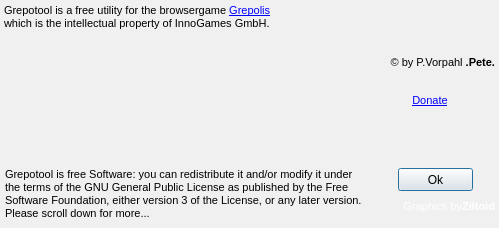
<?xml version="1.0" encoding="UTF-8"?>
<ui version="4.0">
 <class>DlgAbout</class>
 <widget class="QDialog" name="DlgAbout">
  <property name="geometry">
   <rect>
    <x>0</x>
    <y>0</y>
    <width>499</width>
    <height>228</height>
   </rect>
  </property>
  <property name="sizePolicy">
   <sizepolicy hsizetype="Fixed" vsizetype="Fixed">
    <horstretch>0</horstretch>
    <verstretch>0</verstretch>
   </sizepolicy>
  </property>
  <property name="windowTitle">
   <string>Grepotool 1.0 alpha</string>
  </property>
  <property name="windowIcon">
   <iconset>
    <normaloff>:/icons/gt.ico</normaloff>:/icons/gt.ico</iconset>
  </property>
  <property name="styleSheet">
   <string notr="true">background-image:url(:/icons/splash.png);
background-repeat:no-repeat;
background-position:left top;
background-attachment:fixed;
</string>
  </property>
  <widget class="QTextBrowser" name="_text">
   <property name="geometry">
    <rect>
     <x>0</x>
     <y>0</y>
     <width>304</width>
     <height>76</height>
    </rect>
   </property>
   <property name="palette">
    <palette>
     <active>
      <colorrole role="Button">
       <brush brushstyle="SolidPattern">
        <color alpha="0">
         <red>240</red>
         <green>240</green>
         <blue>240</blue>
        </color>
       </brush>
      </colorrole>
      <colorrole role="Light">
       <brush brushstyle="SolidPattern">
        <color alpha="255">
         <red>240</red>
         <green>240</green>
         <blue>240</blue>
        </color>
       </brush>
      </colorrole>
      <colorrole role="Base">
       <brush brushstyle="SolidPattern">
        <color alpha="0">
         <red>240</red>
         <green>240</green>
         <blue>240</blue>
        </color>
       </brush>
      </colorrole>
      <colorrole role="Window">
       <brush brushstyle="SolidPattern">
        <color alpha="0">
         <red>240</red>
         <green>240</green>
         <blue>240</blue>
        </color>
       </brush>
      </colorrole>
      <colorrole role="AlternateBase">
       <brush brushstyle="SolidPattern">
        <color alpha="0">
         <red>246</red>
         <green>246</green>
         <blue>246</blue>
        </color>
       </brush>
      </colorrole>
      <colorrole role="NoRole">
       <brush brushstyle="SolidPattern">
        <color alpha="0">
         <red>0</red>
         <green>0</green>
         <blue>0</blue>
        </color>
       </brush>
      </colorrole>
     </active>
     <inactive>
      <colorrole role="Button">
       <brush brushstyle="SolidPattern">
        <color alpha="0">
         <red>240</red>
         <green>240</green>
         <blue>240</blue>
        </color>
       </brush>
      </colorrole>
      <colorrole role="Light">
       <brush brushstyle="SolidPattern">
        <color alpha="255">
         <red>240</red>
         <green>240</green>
         <blue>240</blue>
        </color>
       </brush>
      </colorrole>
      <colorrole role="Base">
       <brush brushstyle="SolidPattern">
        <color alpha="0">
         <red>240</red>
         <green>240</green>
         <blue>240</blue>
        </color>
       </brush>
      </colorrole>
      <colorrole role="Window">
       <brush brushstyle="SolidPattern">
        <color alpha="0">
         <red>240</red>
         <green>240</green>
         <blue>240</blue>
        </color>
       </brush>
      </colorrole>
      <colorrole role="AlternateBase">
       <brush brushstyle="SolidPattern">
        <color alpha="0">
         <red>246</red>
         <green>246</green>
         <blue>246</blue>
        </color>
       </brush>
      </colorrole>
      <colorrole role="NoRole">
       <brush brushstyle="SolidPattern">
        <color alpha="0">
         <red>0</red>
         <green>0</green>
         <blue>0</blue>
        </color>
       </brush>
      </colorrole>
     </inactive>
     <disabled>
      <colorrole role="Button">
       <brush brushstyle="SolidPattern">
        <color alpha="0">
         <red>240</red>
         <green>240</green>
         <blue>240</blue>
        </color>
       </brush>
      </colorrole>
      <colorrole role="Light">
       <brush brushstyle="SolidPattern">
        <color alpha="255">
         <red>240</red>
         <green>240</green>
         <blue>240</blue>
        </color>
       </brush>
      </colorrole>
      <colorrole role="Base">
       <brush brushstyle="SolidPattern">
        <color alpha="0">
         <red>240</red>
         <green>240</green>
         <blue>240</blue>
        </color>
       </brush>
      </colorrole>
      <colorrole role="Window">
       <brush brushstyle="SolidPattern">
        <color alpha="0">
         <red>240</red>
         <green>240</green>
         <blue>240</blue>
        </color>
       </brush>
      </colorrole>
      <colorrole role="AlternateBase">
       <brush brushstyle="SolidPattern">
        <color alpha="0">
         <red>246</red>
         <green>246</green>
         <blue>246</blue>
        </color>
       </brush>
      </colorrole>
      <colorrole role="NoRole">
       <brush brushstyle="SolidPattern">
        <color alpha="0">
         <red>0</red>
         <green>0</green>
         <blue>0</blue>
        </color>
       </brush>
      </colorrole>
     </disabled>
    </palette>
   </property>
   <property name="styleSheet">
    <string notr="true"/>
   </property>
   <property name="frameShape">
    <enum>QFrame::NoFrame</enum>
   </property>
   <property name="verticalScrollBarPolicy">
    <enum>Qt::ScrollBarAlwaysOff</enum>
   </property>
   <property name="horizontalScrollBarPolicy">
    <enum>Qt::ScrollBarAlwaysOff</enum>
   </property>
   <property name="html">
    <string>&lt;!DOCTYPE HTML PUBLIC &quot;-//W3C//DTD HTML 4.0//EN&quot; &quot;http://www.w3.org/TR/REC-html40/strict.dtd&quot;&gt;
&lt;html&gt;&lt;head&gt;&lt;meta name=&quot;qrichtext&quot; content=&quot;1&quot; /&gt;&lt;style type=&quot;text/css&quot;&gt;
p, li { white-space: pre-wrap; }
&lt;/style&gt;&lt;/head&gt;&lt;body style=&quot; font-family:'MS Shell Dlg 2'; font-size:8.25pt; font-weight:400; font-style:normal;&quot;&gt;
&lt;p style=&quot; margin-top:12px; margin-bottom:12px; margin-left:0px; margin-right:0px; -qt-block-indent:0; text-indent:0px;&quot;&gt;&lt;span style=&quot; font-size:8pt;&quot;&gt;Grepotool is a free utility for the browsergame &lt;/span&gt;&lt;a href=&quot;http://www.grepolis.com&quot;&gt;&lt;span style=&quot; font-size:8pt; text-decoration: underline; color:#0000ff;&quot;&gt;Grepolis&lt;/span&gt;&lt;/a&gt;&lt;span style=&quot; font-size:8pt;&quot;&gt; which is the intellectual property of InnoGames GmbH. &lt;/span&gt;&lt;/p&gt;&lt;/body&gt;&lt;/html&gt;</string>
   </property>
   <property name="textInteractionFlags">
    <set>Qt::LinksAccessibleByKeyboard|Qt::LinksAccessibleByMouse</set>
   </property>
   <property name="openExternalLinks">
    <bool>true</bool>
   </property>
  </widget>
  <widget class="QTextBrowser" name="_text_2">
   <property name="geometry">
    <rect>
     <x>1</x>
     <y>164</y>
     <width>368</width>
     <height>58</height>
    </rect>
   </property>
   <property name="palette">
    <palette>
     <active>
      <colorrole role="Base">
       <brush brushstyle="SolidPattern">
        <color alpha="0">
         <red>255</red>
         <green>255</green>
         <blue>255</blue>
        </color>
       </brush>
      </colorrole>
     </active>
     <inactive>
      <colorrole role="Base">
       <brush brushstyle="SolidPattern">
        <color alpha="0">
         <red>255</red>
         <green>255</green>
         <blue>255</blue>
        </color>
       </brush>
      </colorrole>
     </inactive>
     <disabled>
      <colorrole role="Base">
       <brush brushstyle="SolidPattern">
        <color alpha="255">
         <red>240</red>
         <green>240</green>
         <blue>240</blue>
        </color>
       </brush>
      </colorrole>
     </disabled>
    </palette>
   </property>
   <property name="styleSheet">
    <string notr="true">background-image:url(:/icons/splash.png);
background-repeat:no-repeat;
background-position:left bottom;
background-attachment:fixed;</string>
   </property>
   <property name="frameShape">
    <enum>QFrame::NoFrame</enum>
   </property>
   <property name="frameShadow">
    <enum>QFrame::Plain</enum>
   </property>
   <property name="verticalScrollBarPolicy">
    <enum>Qt::ScrollBarAlwaysOff</enum>
   </property>
   <property name="horizontalScrollBarPolicy">
    <enum>Qt::ScrollBarAlwaysOff</enum>
   </property>
   <property name="html">
    <string>&lt;!DOCTYPE HTML PUBLIC &quot;-//W3C//DTD HTML 4.0//EN&quot; &quot;http://www.w3.org/TR/REC-html40/strict.dtd&quot;&gt;
&lt;html&gt;&lt;head&gt;&lt;meta name=&quot;qrichtext&quot; content=&quot;1&quot; /&gt;&lt;style type=&quot;text/css&quot;&gt;
p, li { white-space: pre-wrap; }
&lt;/style&gt;&lt;/head&gt;&lt;body style=&quot; font-family:'MS Shell Dlg 2'; font-size:8.25pt; font-weight:400; font-style:normal;&quot;&gt;
&lt;p style=&quot; margin-top:0px; margin-bottom:0px; margin-left:0px; margin-right:0px; -qt-block-indent:0; text-indent:0px;&quot;&gt;&lt;span style=&quot; font-size:8pt;&quot;&gt;Grepotool is free Software: you can redistribute it and/or modify it under the terms of the GNU General Public License as published by the Free Software Foundation, either version 3 of the License, or any later version. &lt;/span&gt;&lt;/p&gt;
&lt;p style=&quot; margin-top:0px; margin-bottom:0px; margin-left:0px; margin-right:0px; -qt-block-indent:0; text-indent:0px;&quot;&gt;&lt;span style=&quot; font-size:8pt;&quot;&gt;Please scroll down for more...&lt;/span&gt;&lt;/p&gt;
&lt;p style=&quot;-qt-paragraph-type:empty; margin-top:0px; margin-bottom:0px; margin-left:0px; margin-right:0px; -qt-block-indent:0; text-indent:0px; font-size:8pt;&quot;&gt;&lt;/p&gt;
&lt;p style=&quot; margin-top:0px; margin-bottom:0px; margin-left:0px; margin-right:0px; -qt-block-indent:0; text-indent:0px;&quot;&gt;&lt;span style=&quot; font-size:8pt;&quot;&gt;Grepotool is distributed in the hope that it will be useful, but WITHOUT ANY WARRANTY; without even the implied warranty of MERCHANTABILITY or FITNESS FOR A PARTICULAR PURPOSE. See the GNU General Public License for more details. &lt;/span&gt;&lt;/p&gt;
&lt;p style=&quot;-qt-paragraph-type:empty; margin-top:0px; margin-bottom:0px; margin-left:0px; margin-right:0px; -qt-block-indent:0; text-indent:0px; font-size:8pt;&quot;&gt;&lt;/p&gt;
&lt;p style=&quot; margin-top:0px; margin-bottom:0px; margin-left:0px; margin-right:0px; -qt-block-indent:0; text-indent:0px;&quot;&gt;&lt;span style=&quot; font-size:8pt;&quot;&gt;You should have received a copy of the GNU General Public License along with Grepotool; see the file 'GPL.txt' in the base directory of your installation. If not, see &lt;/span&gt;&lt;a href=&quot;http://www.gnu.org/licenses/&quot;&gt;&lt;span style=&quot; font-size:8pt; text-decoration: underline; color:#0000ff;&quot;&gt;'http://www.gnu.org/licenses/'&lt;/span&gt;&lt;/a&gt;&lt;span style=&quot; font-size:8pt;&quot;&gt;.&lt;/span&gt;&lt;/p&gt;&lt;/body&gt;&lt;/html&gt;</string>
   </property>
  </widget>
  <widget class="QTextBrowser" name="_text_3">
   <property name="geometry">
    <rect>
     <x>0</x>
     <y>0</y>
     <width>501</width>
     <height>236</height>
    </rect>
   </property>
   <property name="palette">
    <palette>
     <active>
      <colorrole role="Light">
       <brush brushstyle="SolidPattern">
        <color alpha="255">
         <red>240</red>
         <green>240</green>
         <blue>240</blue>
        </color>
       </brush>
      </colorrole>
      <colorrole role="Base">
       <brush brushstyle="SolidPattern">
        <color alpha="255">
         <red>240</red>
         <green>240</green>
         <blue>240</blue>
        </color>
       </brush>
      </colorrole>
     </active>
     <inactive>
      <colorrole role="Light">
       <brush brushstyle="SolidPattern">
        <color alpha="255">
         <red>240</red>
         <green>240</green>
         <blue>240</blue>
        </color>
       </brush>
      </colorrole>
      <colorrole role="Base">
       <brush brushstyle="SolidPattern">
        <color alpha="255">
         <red>240</red>
         <green>240</green>
         <blue>240</blue>
        </color>
       </brush>
      </colorrole>
     </inactive>
     <disabled>
      <colorrole role="Light">
       <brush brushstyle="SolidPattern">
        <color alpha="255">
         <red>240</red>
         <green>240</green>
         <blue>240</blue>
        </color>
       </brush>
      </colorrole>
      <colorrole role="Base">
       <brush brushstyle="SolidPattern">
        <color alpha="255">
         <red>240</red>
         <green>240</green>
         <blue>240</blue>
        </color>
       </brush>
      </colorrole>
     </disabled>
    </palette>
   </property>
   <property name="styleSheet">
    <string notr="true">background-image:url(:/icons/about.png);
background-repeat:no-repeat;
background-position:-360 0;
background-attachment:fixed;</string>
   </property>
   <property name="frameShape">
    <enum>QFrame::NoFrame</enum>
   </property>
   <property name="verticalScrollBarPolicy">
    <enum>Qt::ScrollBarAlwaysOff</enum>
   </property>
   <property name="horizontalScrollBarPolicy">
    <enum>Qt::ScrollBarAlwaysOff</enum>
   </property>
   <property name="html">
    <string>&lt;!DOCTYPE HTML PUBLIC &quot;-//W3C//DTD HTML 4.0//EN&quot; &quot;http://www.w3.org/TR/REC-html40/strict.dtd&quot;&gt;
&lt;html&gt;&lt;head&gt;&lt;meta name=&quot;qrichtext&quot; content=&quot;1&quot; /&gt;&lt;style type=&quot;text/css&quot;&gt;
p, li { white-space: pre-wrap; }
&lt;/style&gt;&lt;/head&gt;&lt;body style=&quot; font-family:'MS Shell Dlg 2'; font-size:8.25pt; font-weight:400; font-style:normal;&quot;&gt;
&lt;table border=&quot;0&quot; style=&quot; margin-top:0px; margin-bottom:0px; margin-left:0px; margin-right:0px;&quot; width=&quot;100%&quot; cellspacing=&quot;2&quot; cellpadding=&quot;0&quot;&gt;
&lt;tr&gt;
&lt;td&gt;&lt;/td&gt;
&lt;td width=&quot;130&quot;&gt;
&lt;p align=&quot;right&quot; style=&quot;-qt-paragraph-type:empty; margin-top:12px; margin-bottom:12px; margin-left:0px; margin-right:0px; -qt-block-indent:0; text-indent:0px; font-size:8pt;&quot;&gt;&lt;/p&gt;
&lt;p align=&quot;right&quot; style=&quot; margin-top:12px; margin-bottom:12px; margin-left:0px; margin-right:0px; -qt-block-indent:0; text-indent:0px;&quot;&gt;&lt;span style=&quot; font-size:8pt;&quot;&gt;© by P.Vorpahl &lt;/span&gt;&lt;img src=&quot;:/icons/icons/player.ico&quot; width=&quot;16&quot; height=&quot;16&quot; /&gt;&lt;span style=&quot; font-size:8pt; font-weight:600;&quot;&gt;.Pete.&lt;/span&gt;&lt;span style=&quot; font-size:8pt;&quot;&gt;&lt;br /&gt;&lt;/span&gt;&lt;/p&gt;
&lt;p align=&quot;center&quot; style=&quot; margin-top:12px; margin-bottom:12px; margin-left:0px; margin-right:0px; -qt-block-indent:0; text-indent:0px;&quot;&gt;&lt;a href=&quot;https://www.paypal.com/cgi-bin/webscr?method=POST&amp;amp;cmd=_s-xclick&amp;amp;hosted_button_id=BFPE2L5XF8Y48&quot;&gt;&lt;span style=&quot; font-size:8pt; text-decoration: underline; color:#0000ff;&quot;&gt;Donate&lt;/span&gt;&lt;/a&gt;&lt;/p&gt;
&lt;p align=&quot;right&quot; style=&quot;-qt-paragraph-type:empty; margin-top:12px; margin-bottom:12px; margin-left:0px; margin-right:0px; -qt-block-indent:0; text-indent:0px; font-size:8pt;&quot;&gt;&lt;/p&gt;
&lt;p align=&quot;right&quot; style=&quot;-qt-paragraph-type:empty; margin-top:12px; margin-bottom:12px; margin-left:0px; margin-right:0px; -qt-block-indent:0; text-indent:0px; font-size:12pt;&quot;&gt;&lt;/p&gt;
&lt;p align=&quot;right&quot; style=&quot;-qt-paragraph-type:empty; margin-top:12px; margin-bottom:12px; margin-left:0px; margin-right:0px; -qt-block-indent:0; text-indent:0px; font-size:8pt;&quot;&gt;&lt;/p&gt;
&lt;p align=&quot;right&quot; style=&quot; margin-top:12px; margin-bottom:12px; margin-left:0px; margin-right:0px; -qt-block-indent:0; text-indent:0px;&quot;&gt;&lt;span style=&quot; font-size:8pt; color:#ffffff;&quot;&gt;Graphics by&lt;/span&gt;&lt;img src=&quot;:/icons/icons/player.ico&quot; width=&quot;16&quot; height=&quot;16&quot; /&gt;&lt;span style=&quot; font-size:8pt; font-weight:600; color:#ffffff;&quot;&gt;Ziltoid&lt;/span&gt;&lt;/p&gt;&lt;/td&gt;&lt;/tr&gt;&lt;/table&gt;&lt;/body&gt;&lt;/html&gt;</string>
   </property>
   <property name="textInteractionFlags">
    <set>Qt::LinksAccessibleByKeyboard|Qt::LinksAccessibleByMouse</set>
   </property>
   <property name="openExternalLinks">
    <bool>true</bool>
   </property>
  </widget>
  <widget class="QPushButton" name="pushButton">
   <property name="geometry">
    <rect>
     <x>398</x>
     <y>168</y>
     <width>75</width>
     <height>23</height>
    </rect>
   </property>
   <property name="text">
    <string>Ok</string>
   </property>
  </widget>
  <zorder>_text_3</zorder>
  <zorder>_text</zorder>
  <zorder>_text_2</zorder>
  <zorder>pushButton</zorder>
 </widget>
 <resources>
  <include location="gtgui.qrc"/>
 </resources>
 <connections>
  <connection>
   <sender>pushButton</sender>
   <signal>clicked()</signal>
   <receiver>DlgAbout</receiver>
   <slot>accept()</slot>
   <hints>
    <hint type="sourcelabel">
     <x>175</x>
     <y>285</y>
    </hint>
    <hint type="destinationlabel">
     <x>89</x>
     <y>286</y>
    </hint>
   </hints>
  </connection>
 </connections>
</ui>
